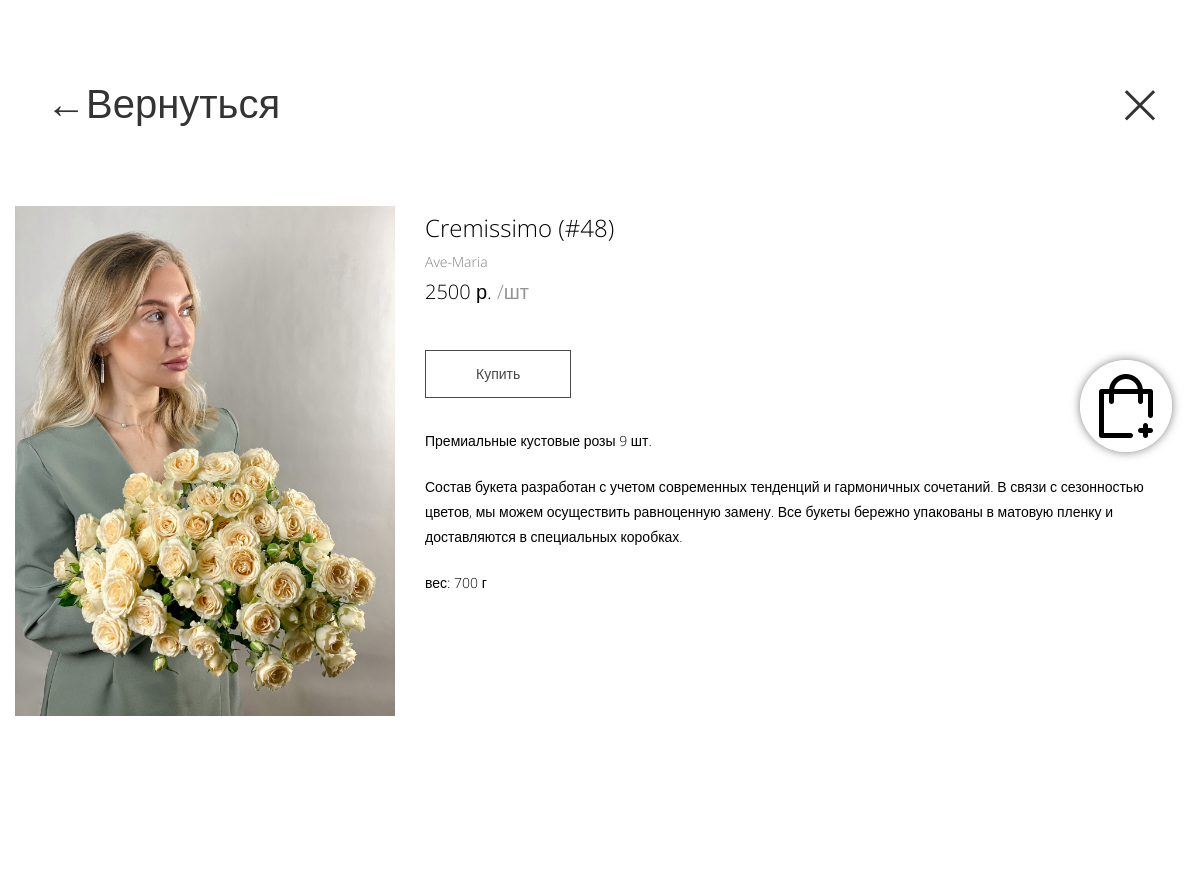
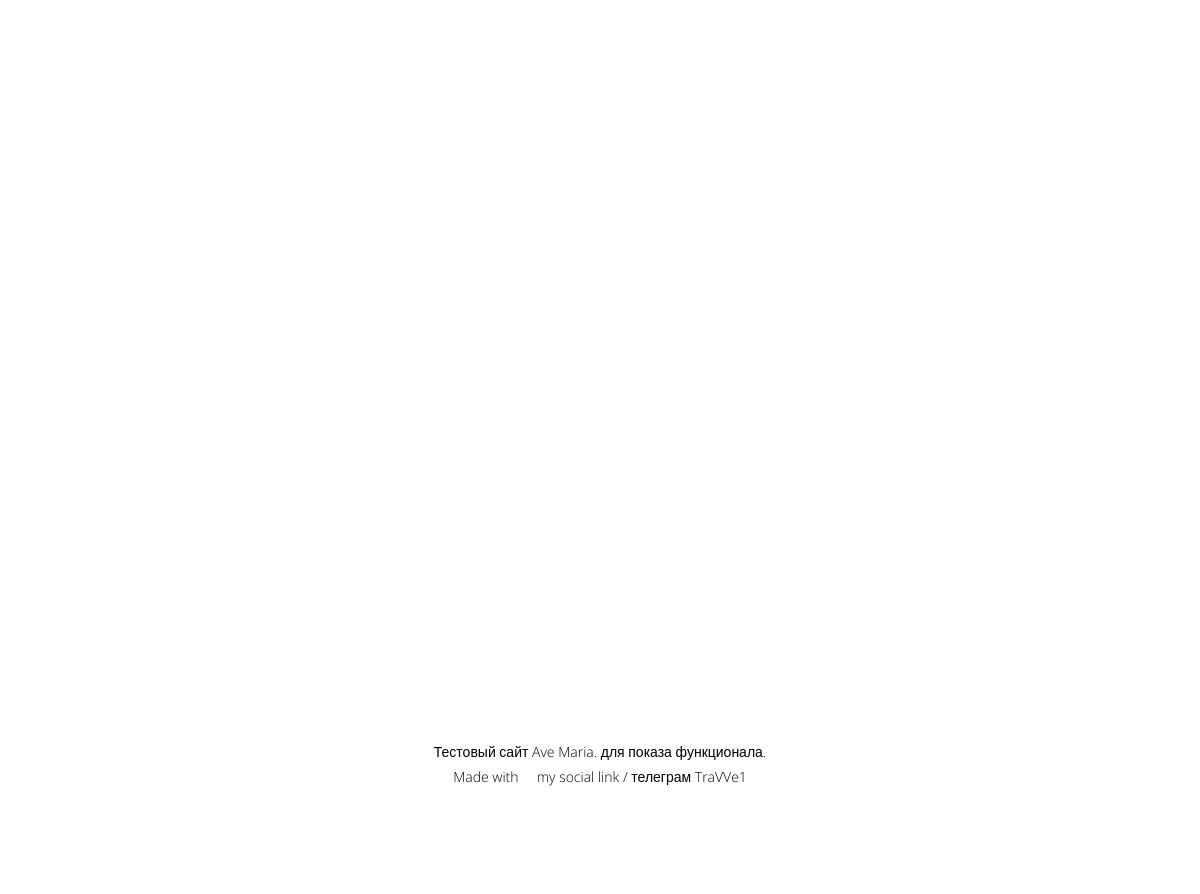
/product/Cremissimo, run on the app's committed database (2 pictures, top to bottom).
### tables this page shows
CREATE TABLE products (
id integer PRIMARY KEY AUTOINCREMENT,

name text NOT NULL,
description text NOT NULL,
quick_describe text NOT NULL,
weight text NOT NULL,
amount text NOT NULL,
price text NOT NULL,
url text NOT NULL,
imgname text NOT NULL,
time integer NOT NULL
);

### script.py (the view, shortened to what this page needs)
@app.route("/product/<alias>", methods=["POST", "GET"])
def show_product(alias):
    user_id = current_user.get_id()
    id, name, description, quick_describe, weight, amount, price, imgname = dbase.get_product(alias)
    result_amount = ''
    for i in amount:
        if i != '.':
            result_amount += i
        if i == '.':
            result_amount += i + '<br>'
    result_amount = result_amount[:-4]
    if not name:
        abort(404)
    return render_template('post.html',
                           menu=dbase.get_menu(),
                           post=dbase.get_product(alias),
                           products=dbase.get_products_announce(),
                           result_amount=result_amount,
                           name=name,
                           autofill=dbase.get_autofill(user_id),
                           check_authenticated=check_authenticated)

### FDataBase.py (called while the page is built)
    def get_menu(self):
        sql = """SELECT * FROM mainmenu"""
        try:
            self.__cur.execute(sql)
            res = self.__cur.fetchall()
            if res:
                return res
        except sqlite3.Error as e:
            print("Error script getting data from DB'\n'error comes from FDataBase | get_menu " + str(e))
        return []

    def get_product(self, alias):
        try:
            self.__cur.execute(f"SELECT id, name, description, quick_describe, weight, amount, price, imgname "
                               f"FROM products WHERE url LIKE '{alias}' LIMIT 1")
            res = self.__cur.fetchone()
            if res:
                return res
        except sqlite3.Error as e:
            print("Error script getting data from DB'\n'error comes from FDataBase | get_product " + str(e))
        return False, False

    def get_products_announce(self):
        try:
            self.__cur.execute(f"SELECT id, name, description, quick_describe, weight, amount, price, url, imgname "
                               f"FROM products ORDER BY time DESC")
            res = self.__cur.fetchall()
            if res:
                return res
        except sqlite3.Error as e:
            print("Error script getting data from DB'\n'error comes from FDataBase | get_products_announce " + str(e))
        return []

    def get_autofill(self, user_id):
        try:
            self.__cur.execute(f"SELECT customer, phone, mail, receiver, receiver_phone, city, "
                               f"street, building_address, entrance, floor, apartment "
                               f"FROM users WHERE id LIKE '{user_id}' LIMIT 1")
            res = self.__cur.fetchone()
            if not res:
                print("Failed")
                return False
            return res
        except sqlite3.Error as e:
            print("Error script getting data from DB'\n'error comes from FDataBase | get_autofill " + str(e))
        return False

### script.py (called while the page is built)
def connect_db():
    conn = sqlite3.connect(app.config['DATABASE'])
    conn.row_factory = sqlite3.Row
    return conn

def get_db():
    if not hasattr(g, 'link_db'):
        g.link_db = connect_db()
    return g.link_db

@app.before_request
def before_request():
    global dbase
    db = get_db()
    dbase = FDataBase(db)

### templates/post.html (shortened to what this page needs)
{% extends 'base.html' %}
{% block content %}
{{ super() }}
<div class="header-panel">
	<button class="button-back" onclick="history.back()"><span>&#8592;</span><span>Вернуться</span></button>
	<a href="\product" class="button-close"><span>&#215;</span></a>
</div>
	<header>
		<div class="FlowerCon">
		<div class="fadeInLeft animated">
			<img class="el-img-front" src="\static\images\productImg\{{post.imgname}}" width="526" height="700">
		</div>
		<div class="textblock fadeInRight animated">
		<p class="el-name">{{ post.name }}</p>
		<p class="col-3-description">Ave-Maria</p>
        <p class="el price">
            <span class="priceValue">{{ post.price }}</span>
            <span>р.</span>
            <span class="el-unit">/шт</span>
        </p>
		<div class="buttonmargin">
            <button class="btn-more-info" data-product-id="{{post.id}}">Купить</button>
		</div>
		<p class="el-description ">{{ result_amount | safe }}</p>
		<p class="el-description ">{{ post.description }}</p>
		<p class="el-description "> вес: {{ post.weight }} г</p>
		</div>
		</div>
	</header>
<div id="fh5co-product-section">
    <div class="container">
        <div class="row">
        </div>
        <div class="owl-carousel owl-carousel2">
        </div>
    </div>
</div>
{% endblock %}

### static/css/style.css (style rules this page uses)
.el-img-front { width: 380px; height: 510px; }
.el-name { font-size: 24px; margin: auto; }
.el-description { font-size: 14px; }
.el.price { margin-bottom: 20px; }
.el-unit { color: #555555a1; }
.btn-more-info { color: #474747; background-color: #ffffff; border: 1px solid #474747; font-weight: 300; font-size: 14px; padding-left: 30px; padding-right: 30px; padding: 10px 50px; margin-top: 10px; }
body { font-family: "Open Sans", Arial, serif; line-height: 1.8; font-size: 20px; background: #fff; font-weight: 300; }
a { color: #000; -webkit-transition: 0.5s; -o-transition: 0.5s; transition: 0.5s; text-decoration: none!important; }
p { margin-bottom: 1.5em; font-size: 20px; color: #000; font-weight: 300; font-family: "Open Sans", Arial, serif; }
.owl-carousel { margin-bottom: 5em; }
#fh5co-media-section, #fh5co-intro-section, #fh5co-contact-section, #fh5co-product-section, .about-section { padding-bottom: 8em; }
.header-panel { z-index: 9999; margin: 40px; display: flex; justify-content: space-between; }
.button-back, .button-close { border: 0px; color: #333; background: transparent; -webkit-transition: 0.5s; -o-transition: 0.5s; transition: 0.5s; font-size: 40px; }
.button-close { font-size: 70px!important; }
.FlowerCon { display: flex; max-width: 1200px; margin-left: auto; margin-right: auto; padding-left: 15px; padding-right: 15px; }
.textblock { margin-left: 30px; margin-right: 30px; }
.buttonmargin { margin-top: 30px; margin-bottom: 30px; }
.col-3-description { font-size: 14px; color: gray; margin: auto; }
.row { color: #000; margin: 0!important; }
.owl-carousel:after { content: ""; display: block; position: absolute; width: 8%; top: 0; bottom: 0; left: 50%; margin-left: 0; pointer-events: none; background: url() no-repeat center 50%; background-size: 100% auto; }
.owl-carousel { z-index: auto; margin: 0; }
@media screen and (min-width:961px) and (max-width:1200px) { html { font-size:8px; } }
input[type="checkbox"]:checked + label:before, input[type="checkbox"]:not(:checked) + label:before, { content: ""; position: absolute; left: 0px; top: 0px; width: 60px; height: 56px; background-color: #363b41; }

### data on the page
products: imgname (picture), name "Cremissimo (#48)", price "2500", amount "Премиальные кустовые розы 9 шт.", description "Состав букета разработан с учетом современных тенденций и гармоничных сочетаний. В связи с сезонностью цветов, мы можем осуществить равноценную замену. Все букеты бережно упакованы в матовую пленку и доставляются в специальных коробках.", weight "700"
